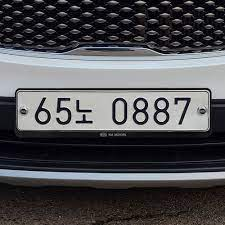
#> input picture Src/CarNum.jpg, 225 x 225 px
$ python W04_4.py   (older library calls are emulated)
#> lines starting #> are read from the running program, lines starting #| are printed output that depends on the picture
import numpy as np, cv2
from SrcCode.Common.filters import differential, filter

image = cv2.imread("../Src/CarNum.jpg", cv2.IMREAD_GRAYSCALE)
#> image: shape (225, 225); min 0, max 255, mean 79.9
if image is None: raise Exception("영상파일 읽기 오류")

# 로버츠는 선명하지 않아 글자 구분이 잘 되지않는다.
# 프리윗은 선명하고 셋중에 엣지가 가장 잘 구분이 된다.
# 소벨은 선명하나 엣지가 두껍거나 좀 흐려서 프리윗보단 좋지 않다.
# (1차 미분 엣지 검출은 소벨이 가장 좋은 엣지 구하는 법임)
# (엣지 검출 통 틀어서 캐니 에지 검출이 젤좋음)
# 엣지 추출은 마스크 합이 0이된다.

#로버츠
data1 = [-1, 0, 0,
          0, 1, 0,
          0, 0, 0]
data2 = [ 0, 0, -1,
          0, 1, 0,
          0, 0, 0]

#프리윗
data3 = [-1, 0, 1,                         # 프리윗 수직 마스크
         -1, 0, 1,
         -1, 0, 1]
data4 = [-1,-1,-1,                         # 프리윗 수평 마스크
          0, 0, 0,
          1, 1, 1]

#소벨
data5 = [-1, 0, 1,                  # 수직 마스크
         -2, 0, 2,
         -1, 0, 1]
data6 = [-1,-2,-1,                 # 수평 마스크
          0, 0, 0,
          1, 2, 1]

#로버츠
dst1 = cv2.filter2D(np.float32(image), -1, np.array(data1))
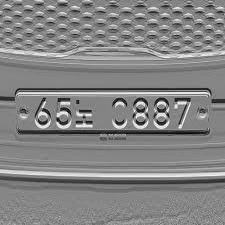
#> dst1: shape (225, 225) float32; min -239, max 222, mean 0.5; drawn with min black and max white
dst2 = cv2.filter2D(np.float32(image), -1, np.array(data2))
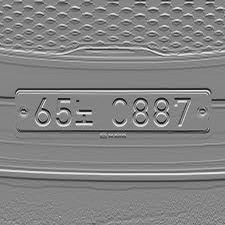
#> dst2: shape (225, 225) float32; min -244, max 226, mean 0.1; drawn with min black and max white

dst = cv2.magnitude(dst1,dst2)
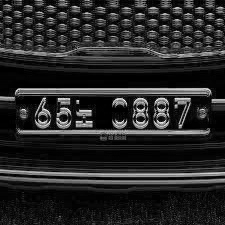
#> dst: shape (225, 225) float32; min 0, max 315.1, mean 48.9; drawn with min black and max white

#프리윗
#> (the run stopped early here; a loop or call above may not have finished)
